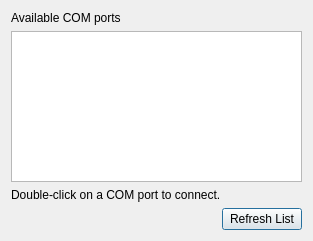
<?xml version="1.0" encoding="UTF-8"?>
<ui version="4.0">
 <class>Dialog</class>
 <widget class="QDialog" name="Dialog">
  <property name="geometry">
   <rect>
    <x>0</x>
    <y>0</y>
    <width>313</width>
    <height>241</height>
   </rect>
  </property>
  <property name="windowTitle">
   <string>Select COM port</string>
  </property>
  <layout class="QGridLayout" name="gridLayout">
   <item row="0" column="0">
    <layout class="QVBoxLayout" name="verticalLayout">
     <item>
      <widget class="QLabel" name="label_1">
       <property name="text">
        <string>Available COM ports</string>
       </property>
      </widget>
     </item>
     <item>
      <widget class="QListWidget" name="lstPorts">
       <property name="toolTip">
        <string>&lt;html&gt;&lt;head/&gt;&lt;body&gt;&lt;p&gt;Double-click a COM port to select.&lt;/p&gt;&lt;/body&gt;&lt;/html&gt;</string>
       </property>
       <property name="whatsThis">
        <string>&lt;html&gt;&lt;head/&gt;&lt;body&gt;&lt;p&gt;Lists all available COM ports.
                                    Double-click the one to which the RF Timer hardware is attached.&lt;/p&gt;&lt;/body&gt;&lt;/html&gt;
                                </string>
       </property>
      </widget>
     </item>
     <item>
      <widget class="QLabel" name="label_2">
       <property name="text">
        <string>Double-click on a COM port to connect.</string>
       </property>
      </widget>
     </item>
     <item>
      <layout class="QHBoxLayout" name="horizontalLayout">
       <item>
        <spacer name="horizontalSpacer">
         <property name="orientation">
          <enum>Qt::Horizontal</enum>
         </property>
         <property name="sizeHint" stdset="0">
          <size>
           <width>40</width>
           <height>20</height>
          </size>
         </property>
        </spacer>
       </item>
       <item>
        <widget class="QPushButton" name="cmdRefresh">
         <property name="toolTip">
          <string>&lt;html&gt;&lt;head/&gt;&lt;body&gt;&lt;p&gt;Refresh the list with
                                            available COM ports.&lt;/p&gt;&lt;/body&gt;&lt;/html&gt;
                                        </string>
         </property>
         <property name="text">
          <string>Refresh List</string>
         </property>
        </widget>
       </item>
      </layout>
     </item>
    </layout>
   </item>
  </layout>
 </widget>
 <resources/>
 <connections/>
</ui>
